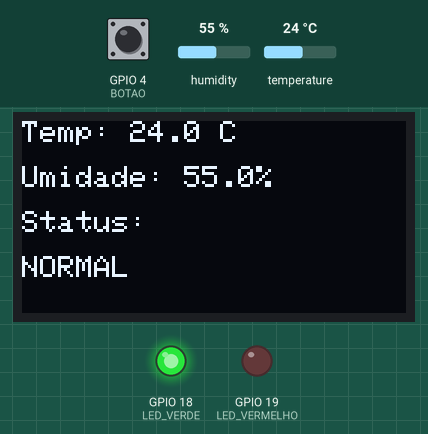
Bench run of a sketch on a simulated ESP32. On the bench: 128×64 one-colour display, output pins drawn as LEDs (lit = HIGH). The test bench sets the inputs (shaded band); at power-on: humidity 55 %, GPIO 4 (BOTAO) HIGH, temperature 24 °C. WiFi joins after 1.5 s; servers stay silent unless stated; what the sketch prints to the serial monitor is not drawn.

Above: at 2.7 s.
2.8 s: humidity set to 31 %
At 4.0 s:
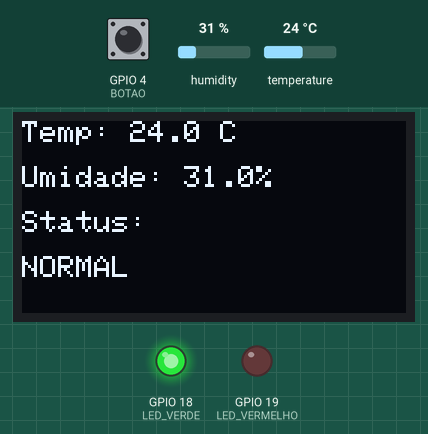
5.1 s: humidity set to 28 %
At 6.4 s:
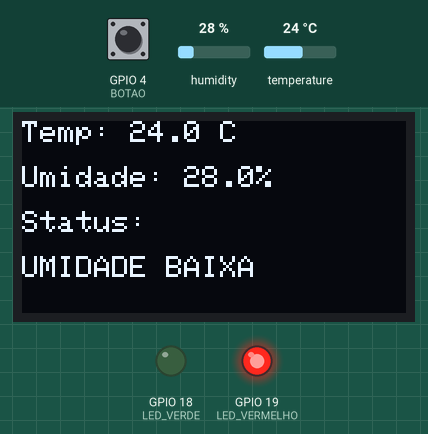
7.2 s: GPIO 4 (BOTAO) pulled LOW for 1.25 s
At 8.5 s:
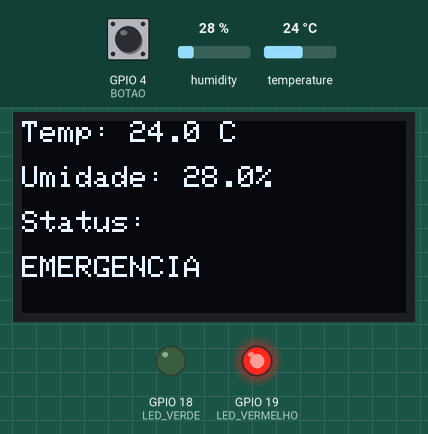
10.2 s: temperature set to 34.3 °C
At 12.4 s:
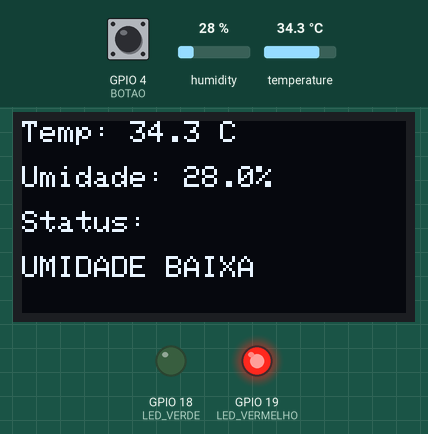
13.3 s: temperature set to 35.8 °C
At 14.9 s:
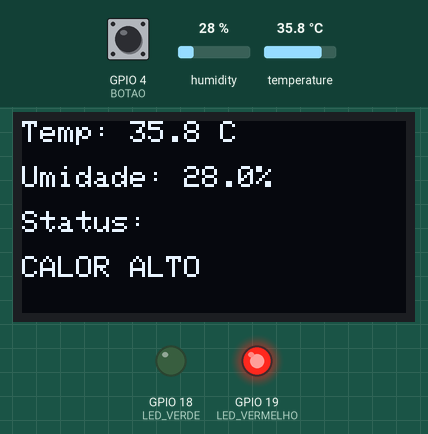
15.4 s: temperature set to 9 °C
At 17.3 s:
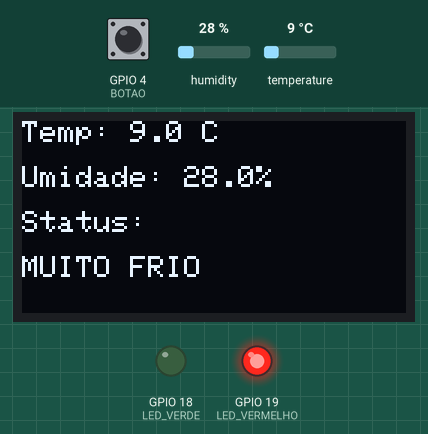
Timing chart, 0 to 18.4 s (numbered marks = the images above; inputs shaded):
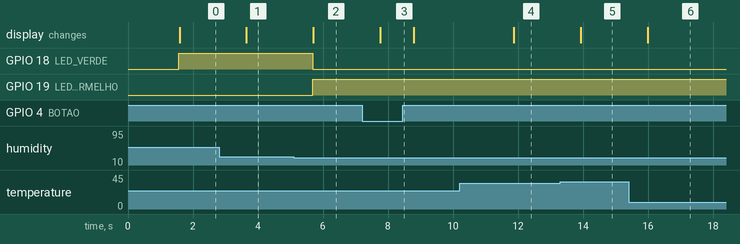

The sketch:

wifi-scan.ino
```cpp
#include <WiFi.h>
#include <WebServer.h>
#include <DHT.h>
#include <Wire.h>
#include <Adafruit_GFX.h>
#include <Adafruit_SSD1306.h>

#define DHTPIN 15
#define DHTTYPE DHT22

#define BOTAO 4
#define LED_VERDE 18
#define LED_VERMELHO 19

#define SCREEN_WIDTH 128
#define SCREEN_HEIGHT 64

DHT dht(DHTPIN, DHTTYPE);

Adafruit_SSD1306 display(SCREEN_WIDTH, SCREEN_HEIGHT, &Wire, -1);

WebServer server(80);

float temperatura = 0;
float umidade = 0;

String statusAtual = "NORMAL";

void atualizarSensores() {

  temperatura = dht.readTemperature();
  umidade = dht.readHumidity();

  if (isnan(temperatura) || isnan(umidade)) {
    statusAtual = "ERRO SENSOR";
    return;
  }

  bool alerta = false;

  if (digitalRead(BOTAO) == LOW) {
    statusAtual = "EMERGENCIA";
    alerta = true;
  }

  else if (temperatura > 35) {
    statusAtual = "CALOR ALTO";
    alerta = true;
  }

  else if (temperatura < 10) {
    statusAtual = "MUITO FRIO";
    alerta = true;
  }

  else if (umidade > 80) {
    statusAtual = "UMIDADE ALTA";
    alerta = true;
  }

  else if (umidade < 30) {
    statusAtual = "UMIDADE BAIXA";
    alerta = true;
  }

  else {
    statusAtual = "NORMAL";
  }

  digitalWrite(LED_VERDE, !alerta);
  digitalWrite(LED_VERMELHO, alerta);
}

void atualizarDisplay() {

  display.clearDisplay();

  display.setTextColor(SSD1306_WHITE);
  display.setTextSize(1);

  display.setCursor(0, 0);
  display.print("Temp: ");
  display.print(temperatura, 1);
  display.println(" C");

  display.setCursor(0, 15);
  display.print("Umidade: ");
  display.print(umidade, 1);
  display.println("%");

  display.setCursor(0, 30);
  display.println("Status:");

  display.setCursor(0, 45);
  display.println(statusAtual);

  display.display();
}

void endpointDados() {

  atualizarSensores();

  String json = "{";
  json += "\"temperatura\":" + String(temperatura, 1) + ",";
  json += "\"umidade\":" + String(umidade, 1);
  json += "}";

  server.send(200, "application/json", json);
}

void endpointStatus() {

  atualizarSensores();

  String json = "{";
  json += "\"status\":\"" + statusAtual + "\"";
  json += "}";

  server.send(200, "application/json", json);
}

void endpointAlerta() {

  atualizarSensores();

  String json = "{";
  json += "\"alerta\":\"" + statusAtual + "\"";
  json += "}";

  server.send(200, "application/json", json);
}

void setup() {

  Serial.begin(115200);

  pinMode(LED_VERDE, OUTPUT);
  pinMode(LED_VERMELHO, OUTPUT);
  pinMode(BOTAO, INPUT_PULLUP);

  dht.begin();

  Wire.begin(21, 22);

  if (!display.begin(SSD1306_SWITCHCAPVCC, 0x3C)) {
    Serial.println("OLED nao encontrado");
    while (true);
  }

  display.clearDisplay();
  display.display();

  WiFi.begin("Wokwi-GUEST", "");

  Serial.print("Conectando");

  while (WiFi.status() != WL_CONNECTED) {
    delay(500);
    Serial.print(".");
  }

  Serial.println();
  Serial.println("WiFi conectado");
  Serial.print("IP: ");
  Serial.println(WiFi.localIP());

  server.on("/dados", endpointDados);
  server.on("/status", endpointStatus);
  server.on("/alerta", endpointAlerta);

  server.begin();

  Serial.println("Servidor iniciado");
}

void loop() {

  atualizarSensores();
  atualizarDisplay();

  server.handleClient();

  delay(1000);
}
```

Measured:
- the behaviour switches between 30 and 29 % on humidity (found by bisection; images 1 and 2)
- the behaviour switches between 35 and 35.1 °C on temperature (found by bisection; images 4 and 5)
- after the input at 2.8 s, the display: changes after 0.85 s (image 1)
- after the input at 5.1 s, GPIO 18 (LED_VERDE): HIGH → LOW after 0.58 s; GPIO 19 (LED_VERMELHO): LOW → HIGH after 0.58 s; the display: changes after 0.60 s (image 2)
- after the input at 7.2 s, the display: changes after 0.56 s (image 3)
- after the input at 10.2 s, the display: changes after 1.7 s (image 4)
- after the input at 13.3 s, the display: changes after 0.63 s (image 5)
- after the input at 15.4 s, the display: changes after 0.59 s (image 6)
